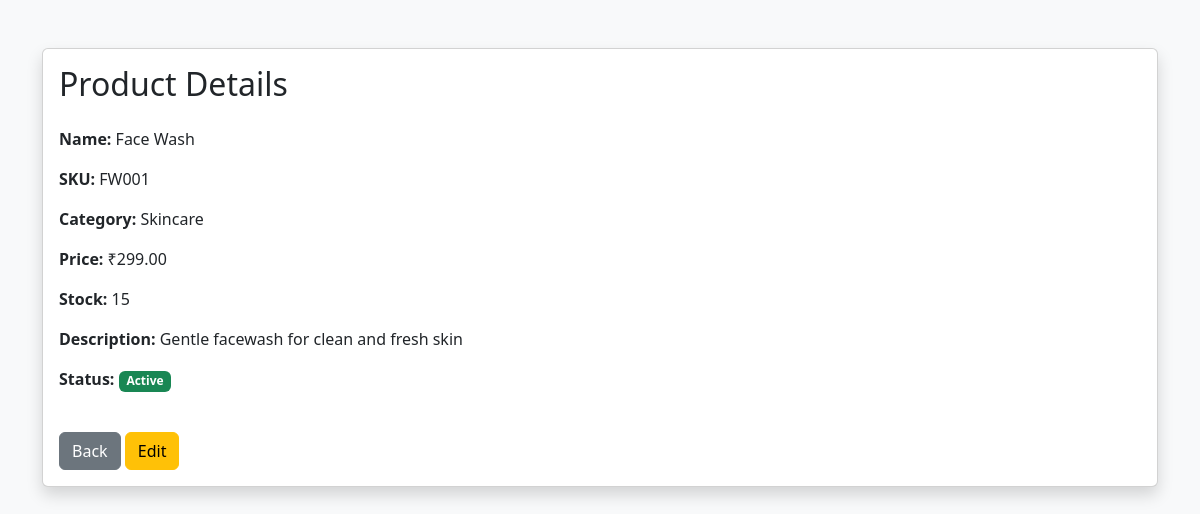
Screenshot of /products/view/3/ (signed in) with the database file from the repository.
### store/models.py (models this page shows, shortened)
class Product(models.Model):
    name = models.CharField(max_length=150)
    sku = models.CharField(max_length=50, unique=True)
    category = models.ForeignKey(
        Category,
        on_delete=models.PROTECT,
        related_name="products"
    )
    price = models.DecimalField(max_digits=10, decimal_places=2)
    stock = models.PositiveIntegerField(default=0)
    image = models.ImageField(upload_to="products/", blank=True, null=True)
    description = models.TextField(blank=True)
    status = models.BooleanField(default=True)
    created_at = models.DateTimeField(auto_now_add=True)
    updated_at = models.DateTimeField(auto_now=True)

class Category(models.Model):
    name = models.CharField(max_length=100, unique=True)

### store/views.py (the view)
# urls.py: path("products/view/<int:id>/", views.product_detail, name="product_detail"),
@login_required
def product_detail(request, id):
    product = get_object_or_404(
        Product,
        id=id
    )
    return render(
        request,
        "product_detail.html",
        {
            "product": product
        }
    )

### templates/product_detail.html (shortened to what this page needs)
<!DOCTYPE html>
<html lang="en">
<head>
    <link
        href="https://cdn.jsdelivr.net/npm/bootstrap@5.3.3/dist/css/bootstrap.min.css"
        rel="stylesheet"
    >
</head>
<body class="bg-light">
<div class="container mt-5">
    <div class="card shadow">
        <div class="card-body">
            <h2 class="mb-4">Product Details</h2>
            <p><strong>Name:</strong> {{ product.name }}</p>
            <p><strong>SKU:</strong> {{ product.sku }}</p>
            <p>
                <strong>Category:</strong>
                {{ product.category.name }}
            </p>
            <p>
                <strong>Price:</strong>
                ₹{{ product.price }}
            </p>
            <p>
                <strong>Stock:</strong>
                {{ product.stock }}
            </p>
            <p>
                <strong>Description:</strong>
                {{ product.description }}
            </p>
            <p>
                <strong>Status:</strong>
                {% if product.status %}
                    <span class="badge bg-success">
                        Active
                    </span>
                {% else %}
                    <span class="badge bg-danger">
                        Inactive
                    </span>
                {% endif %}
            </p>
            <br>
            <a
                href="{% url 'product_list' %}"
                class="btn btn-secondary"
            >
                Back
            </a>
            <a
                href="{% url 'product_edit' product.id %}"
                class="btn btn-warning"
            >
                Edit
            </a>
        </div>
    </div>
</div>
</body>
</html>

### rows the page displays
Product: name "Face Wash", sku "FW001", category.name "Skincare", price "299.00", stock "15", description "Gentle facewash for clean and fresh skin"
